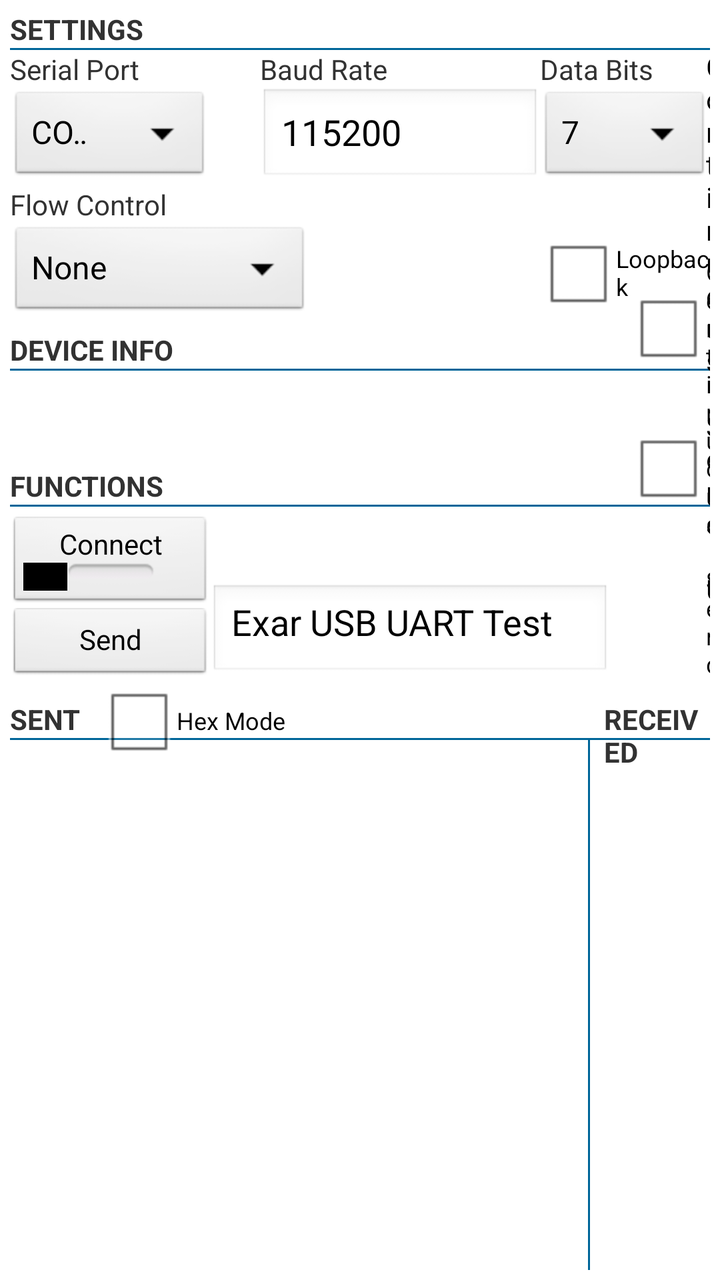
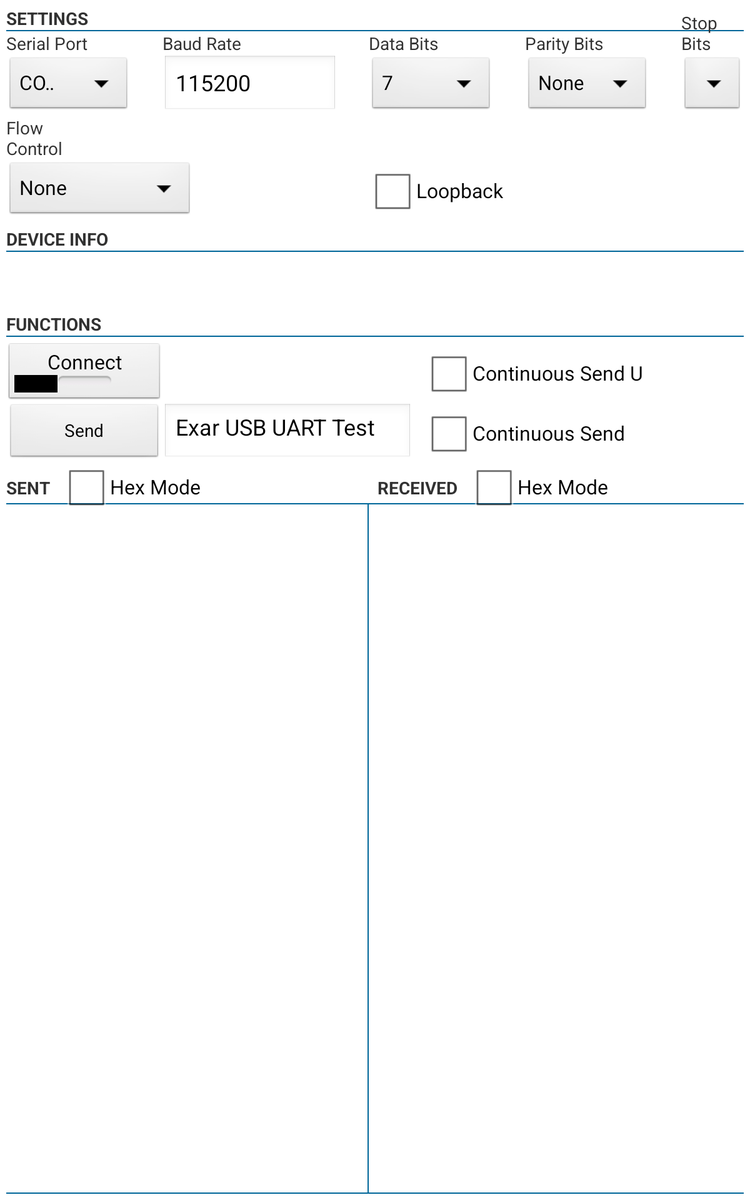

Compare how this app lays out the same screen by default and in its alternative resource folder. The renders come first, then the two layout files and the values they reference.
<!-- AndroidManifest.xml: application theme AppTheme -->
<!-- res/layout/activity_main.xml -->
<RelativeLayout xmlns:android="http://schemas.android.com/apk/res/android"
    xmlns:tools="http://schemas.android.com/tools"
    android:id="@+id/LinearLayout1"
    android:layout_width="match_parent"
    android:layout_height="match_parent"
    android:focusableInTouchMode="true"
    android:orientation="vertical"
    android:padding="5dp" >

  

    <TextView
        android:id="@+id/settings"
        android:layout_width="wrap_content"
        android:layout_height="wrap_content"
        android:text="@string/text_settings"
        android:textStyle="bold" />

    <View
        android:id="@+id/line1"
        android:layout_width="match_parent"
        android:layout_height="1dp"
        android:layout_below="@+id/settings"
        android:background="#006699" />

    
    <TextView
        android:id="@+id/text_channel_sel"
        android:layout_width="wrap_content"
        android:layout_height="wrap_content"
        android:layout_below="@+id/line1"
        android:text="@string/text_channel_bits" />
                
       
    <Spinner
        android:id="@+id/spin_channel_sel"
        android:layout_width="100dp"
        android:layout_height="wrap_content"
        android:layout_below="@id/text_channel_sel"
        android:entries="@array/channel_bits_array" >
    </Spinner>
    
    <TextView
        android:id="@+id/text_baud"
        android:layout_width="wrap_content"
        android:layout_height="wrap_content"
        android:layout_alignBottom="@id/text_channel_sel"
        android:layout_toRightOf="@id/spin_channel_sel"
        android:layout_marginLeft="25dp"
        android:text="@string/text_baud_rate" />

    <AutoCompleteTextView
        android:id="@+id/autocomplete_baud"
        android:layout_width="140dp"
        android:layout_height="wrap_content"
        android:layout_below="@+id/text_baud"
        android:layout_alignLeft="@+id/text_baud"
        android:layout_alignBottom="@id/spin_channel_sel"
        android:layout_toRightOf="@id/spin_channel_sel"
        android:ems="10"
        android:imeOptions="actionDone"
        android:inputType="number"
        android:maxLength="8"
        android:singleLine="true"
        android:text="@string/default_baudrate" >

        <requestFocus />
    </AutoCompleteTextView>
 	<TextView
        android:id="@+id/text_data_bits"
        android:layout_width="wrap_content"
        android:layout_height="wrap_content"
        android:layout_alignBottom="@id/text_baud"
        android:layout_alignLeft="@+id/spin_data_bits"
        android:text="@string/text_data_bits" />
     <Spinner
        android:id="@+id/spin_data_bits"
        android:layout_width="100dp"
        android:layout_height="wrap_content"
        android:layout_alignBottom="@id/autocomplete_baud"
        android:layout_toRightOf="@id/autocomplete_baud"
        android:layout_below="@id/text_data_bits"
        android:entries="@array/data_bits_array" >
    </Spinner>
    
    <TextView
        android:id="@+id/text_parity_bits"
        android:layout_width="wrap_content"
        android:layout_height="wrap_content"
        android:layout_alignBottom="@id/text_data_bits"
        android:layout_alignLeft="@+id/spin_parity_bits"
        android:text="@string/text_parity_bits" />

    <Spinner
        android:id="@+id/spin_parity_bits"
        android:layout_width="100dp"
        android:layout_height="wrap_content"
        android:layout_alignBottom="@+id/spin_data_bits"
        android:layout_toRightOf="@+id/spin_data_bits"
        android:layout_below="@id/text_parity_bits"
        android:entries="@array/parity_bits_array" >
    </Spinner>

    <TextView
        android:id="@+id/text_stop_bits"
        android:layout_width="wrap_content"
        android:layout_height="wrap_content"
        android:layout_alignBottom="@+id/text_parity_bits"
        android:layout_alignLeft="@+id/spin_stop_bits"
        android:layout_toRightOf="@+id/text_parity_bits"
        android:text="@string/text_stop_bits"
        android:textSize="16sp" />

    <Spinner
        android:id="@+id/spin_stop_bits"
        android:layout_width="100dp"
        android:layout_height="wrap_content"
        android:layout_alignBottom="@+id/spin_parity_bits"
        android:layout_toRightOf="@+id/spin_parity_bits"
        android:layout_below="@id/text_stop_bits"
        android:entries="@array/stop_bits_array" >
    </Spinner>
    
     
  
    

    <TextView
        android:id="@+id/text_flow_control"
        android:layout_width="wrap_content"
        android:layout_height="wrap_content"
        android:layout_below="@id/autocomplete_baud"
        android:text="@string/text_flow_control" />

    <Spinner
        android:id="@+id/spin_flow_control"
        android:layout_width="150dp"
        android:layout_height="wrap_content"
        android:layout_below="@+id/text_flow_control"
        android:entries="@array/flow_control_array" >
    </Spinner>

    <CheckBox
        android:id="@+id/checkbox_loopback"
        android:layout_width="wrap_content"
        android:layout_height="wrap_content"
        android:layout_alignBottom="@id/spin_flow_control"
        android:layout_alignLeft="@id/text_data_bits"
        android:textSize="12sp"
        android:text="@string/text_loopback" />
    
     

    <TextView
        android:id="@+id/status"
        android:layout_width="wrap_content"
        android:layout_height="wrap_content"
        android:layout_below="@+id/spin_flow_control"
        android:layout_marginTop="5dp"
        android:text="@string/text_device_info"
        android:textStyle="bold" />

    <View
        android:id="@+id/line3"
        android:layout_width="match_parent"
        android:layout_height="1dp"
        android:layout_below="@+id/status"
        android:background="#006699" />

    <TextView
        android:id="@+id/productDesc"
        android:layout_width="wrap_content"
        android:layout_height="wrap_content"
        android:layout_below="@+id/line3"
        android:clickable="true"
        android:onClick="onInfoClick"
        android:text="" />

    <TextView
        android:id="@+id/deviceInfo"
        android:layout_width="wrap_content"
        android:layout_height="wrap_content"
        android:layout_below="@+id/productDesc"
        android:clickable="true"
        android:onClick="onInfoClick"
        android:text="" />

    <TextView
        android:id="@+id/functions"
        android:layout_width="wrap_content"
        android:layout_height="wrap_content"
        android:layout_below="@+id/deviceInfo"
        android:layout_marginTop="10dp"
        android:text="@string/text_functions"
        android:textStyle="bold" />

    <View
        android:id="@+id/line2"
        android:layout_width="match_parent"
        android:layout_height="1dp"
        android:layout_below="@+id/functions"
        android:background="#006699" />

    <ToggleButton
        android:id="@+id/toggleConnect"
        android:layout_width="100dp"
        android:layout_height="wrap_content"
        android:layout_below="@+id/line2"
        android:layout_marginTop="5dp"
        android:onClick="onBeginClick"
        android:textOff="@string/toggle_connect"
        android:textOn="@string/toggle_disconnect" />

    <Button
        android:id="@+id/btnWrite"
        style="?android:attr/buttonStyleSmall"
        android:layout_width="100dp"
        android:layout_height="wrap_content"
        android:layout_below="@+id/toggleConnect"
        android:onClick="onWriteClick"
        android:text="@string/button_write" />

    <EditText
        android:id="@+id/edit_text"
        android:layout_width="200dp"
        android:layout_height="wrap_content"
        android:layout_alignBottom="@+id/btnWrite"
        android:layout_toRightOf="@+id/btnWrite"
        android:gravity="top|left"
        android:imeOptions="actionDone"
        android:inputType="textNoSuggestions|textMultiLine"
        android:maxLines="4"
        android:minLines="1"
        android:scrollbars="vertical"
        android:text="@string/edit_text" >
    </EditText>

    <CheckBox
        android:id="@+id/checkbox_continuous_send"
        android:layout_width="wrap_content"
        android:layout_height="wrap_content"
        android:layout_alignBottom="@id/btnWrite"
        android:layout_marginLeft="10dp"
        android:layout_toRightOf="@id/edit_text"
        android:textSize="12sp"
        android:text="@string/label_cb_cont_send" />
    
    <CheckBox
        android:id="@+id/checkbox_send_u"
        android:layout_width="wrap_content"
        android:layout_height="wrap_content"
        android:layout_alignBottom="@+id/toggleConnect"
        android:layout_alignLeft="@id/checkbox_continuous_send"
        android:text="@string/label_cb_cont_send_u"
        android:textSize="14sp" />

    
    <TextView
        android:id="@+id/console"
        android:layout_width="wrap_content"
        android:layout_height="wrap_content"
        android:layout_below="@id/btnWrite"
        android:layout_marginTop="10dp"
        android:text="@string/text_console"
        android:textStyle="bold" />

    <TextView
        android:id="@+id/text_receive"
        android:layout_width="wrap_content"
        android:layout_height="wrap_content"
        android:layout_alignLeft="@+id/vertLine"
        android:layout_below="@id/btnWrite"
        android:layout_marginLeft="8dp"
        android:layout_marginTop="10dp"
        android:text="@string/text_receive"
        android:textStyle="bold" />

    <View
        android:id="@+id/line4"
        android:layout_width="match_parent"
        android:layout_height="1dp"
        android:layout_below="@+id/console"
        android:background="#006699" />
    
    
    

    <ScrollView
        android:id="@+id/scroller"
        android:layout_width="290dp"
        android:layout_height="wrap_content"
        android:layout_below="@+id/line4" >

        <TextView
            android:id="@+id/tvMonitor"
            android:layout_width="match_parent"
            android:layout_height="wrap_content"
            android:text=""
            android:textSize="16sp" />
    </ScrollView>

    <View
        android:id="@+id/vertLine"
        android:layout_width="1dp"
        android:layout_height="fill_parent"
        android:layout_alignRight="@+id/scroller"
        android:layout_below="@+id/line4"
        android:background="#006699" />

    <ScrollView
        android:id="@+id/scrollerRight"
        android:layout_width="wrap_content"
        android:layout_height="wrap_content"
        android:layout_alignParentRight="true"
        android:layout_toRightOf="@id/vertLine"
        android:layout_marginLeft="10dp"
        android:layout_below="@+id/line4" >

        <TextView
            android:id="@+id/tvMonitorRight"
            android:layout_width="match_parent"
            android:layout_height="wrap_content"
            android:layout_marginLeft="5dp"
            android:textSize="16sp" />
    </ScrollView>

    <CheckBox
        android:id="@+id/hex_send"
        android:layout_width="wrap_content"
        android:layout_height="wrap_content"
         android:layout_alignBaseline="@id/console"
        android:layout_marginLeft="10dp"
        android:layout_toRightOf="@id/console"
        android:textSize="12sp"
        android:text="@string/hex_output" />

    <CheckBox
        android:id="@+id/hex_receive"
        android:layout_width="wrap_content"
        android:layout_height="wrap_content"
        android:layout_alignBaseline="@id/text_receive"
        android:layout_marginLeft="10dp"
        android:layout_toRightOf="@+id/text_receive"
        android:textSize="12sp"
        android:text="@string/hex_output" />

</RelativeLayout>
<!-- resources referenced by this layout -->
<resources>
  <string-array name="channel_bits_array">
          <item>COM1</item>
          <item>COM2</item>
          <item>COM3</item>
          <item>COM4</item>
      </string-array>
  <string-array name="data_bits_array">
          <item>7</item>
          <item>8</item>
          <item>9</item>
      </string-array>
  <string-array name="flow_control_array">
          <item>None</item>
          <item>Hardware</item>
          <item>Software</item>
          <item>RS-485 Half-Duplex</item>
      </string-array>
  <string-array name="parity_bits_array">
          <item>None</item>
          <item>Odd</item>
          <item>Even</item>
          <item>Mark</item>
          <item>Space</item>
      </string-array>
  <string-array name="stop_bits_array">
          <item>1</item>
          <item>2</item>
      </string-array>
  <string name="button_write">Send</string>
  <string name="default_baudrate">115200</string>
  <string name="edit_text">Exar USB UART Test</string>
  <string name="hex_output">Hex Mode</string>
  <string name="label_cb_cont_send">Continuous Send</string>
  <string name="label_cb_cont_send_u">Continuous Send U</string>
  <string name="text_baud_rate">Baud Rate</string>
  <string name="text_channel_bits">Serial Port</string>
  <string name="text_console">SENT</string>
  <string name="text_data_bits">Data Bits</string>
  <string name="text_device_info">DEVICE INFO</string>
  <string name="text_flow_control">Flow Control</string>
  <string name="text_functions">FUNCTIONS</string>
  <string name="text_loopback">Loopback</string>
  <string name="text_parity_bits">Parity Bits</string>
  <string name="text_receive">RECEIVED</string>
  <string name="text_settings">SETTINGS</string>
  <string name="text_stop_bits">Stop Bits</string>
  <string name="toggle_connect">Connect</string>
  <string name="toggle_disconnect">Disconnect</string>
  <style name="AppTheme" parent="AppBaseTheme">
          
      </style>
  <style name="AppBaseTheme" parent="android:Theme.Light">
          
      </style>
</resources>
<!-- res/layout-large/activity_main.xml (the repository's variant of the layout above) -->
<!-- drawn on a 7-inch tablet held upright -->
<RelativeLayout xmlns:android="http://schemas.android.com/apk/res/android"
    xmlns:tools="http://schemas.android.com/tools"
    android:id="@+id/LinearLayout1"
    android:layout_width="match_parent"
    android:layout_height="match_parent"
    android:focusableInTouchMode="true"
    android:orientation="vertical"
    android:padding="5dp" >

  

    <TextView
        android:id="@+id/settings"
        android:layout_width="wrap_content"
        android:layout_height="wrap_content"
        android:text="@string/text_settings"
        android:textStyle="bold" />

    <View
        android:id="@+id/line1"
        android:layout_width="match_parent"
        android:layout_height="1dp"
        android:layout_below="@+id/settings"
        android:background="#006699" />

    <TextView
        android:id="@+id/text_channel_sel"
        android:layout_width="wrap_content"
        android:layout_height="wrap_content"
        android:layout_below="@+id/line1"
        android:text="@string/text_channel_bits" />
                
       
    <Spinner
        android:id="@+id/spin_channel_sel"
        android:layout_width="100dp"
        android:layout_height="wrap_content"
        android:layout_below="@id/text_channel_sel"
        android:entries="@array/channel_bits_array" >
    </Spinner>
    
  
    <TextView
        android:id="@+id/text_baud"
        android:layout_width="wrap_content"
        android:layout_height="wrap_content"
        android:layout_alignBottom="@id/text_channel_sel"
        android:layout_toRightOf="@id/spin_channel_sel"
        android:layout_marginLeft="25dp"
        android:text="@string/text_baud_rate" />

    <AutoCompleteTextView
        android:id="@+id/autocomplete_baud"
        android:layout_width="140dp"
        android:layout_height="wrap_content"
        android:layout_below="@+id/text_baud"
        android:layout_alignLeft="@+id/text_baud"
        android:layout_alignBottom="@id/spin_channel_sel"
        android:layout_toRightOf="@id/spin_channel_sel"
        android:ems="10"
        android:imeOptions="actionDone"
        android:inputType="number"
        android:maxLength="8"
        android:singleLine="true"
        android:text="@string/default_baudrate" >

    </AutoCompleteTextView>

    <TextView
        android:id="@+id/text_data_bits"
        android:layout_width="wrap_content"
        android:layout_height="wrap_content"
        android:layout_alignBottom="@id/text_baud"
        android:layout_alignLeft="@+id/spin_data_bits"
        android:layout_toRightOf="@id/text_baud"
        android:text="@string/text_data_bits" />

    <Spinner
        android:id="@+id/spin_data_bits"
        android:layout_width="100dp"
        android:layout_height="wrap_content"
        android:layout_alignBottom="@+id/autocomplete_baud"
        android:layout_toRightOf="@+id/autocomplete_baud"
        android:layout_below="@id/text_data_bits"
        android:layout_marginLeft="25dp"
        android:entries="@array/data_bits_array" >
    </Spinner>

    <TextView
        android:id="@+id/text_parity_bits"
        android:layout_width="wrap_content"
        android:layout_height="wrap_content"
        android:layout_alignBottom="@id/text_data_bits"
        android:layout_alignLeft="@+id/spin_parity_bits"
        android:layout_toRightOf="@id/text_data_bits"
        android:text="@string/text_parity_bits" />

    <Spinner
        android:id="@+id/spin_parity_bits"
        android:layout_width="100dp"
        android:layout_height="wrap_content"
        android:layout_alignBottom="@+id/spin_data_bits"
        android:layout_toRightOf="@+id/spin_data_bits"
        android:layout_below="@id/text_parity_bits"
        android:layout_marginLeft="25dp"
        android:entries="@array/parity_bits_array" >
    </Spinner>

    <TextView
        android:id="@+id/text_stop_bits"
        android:layout_width="wrap_content"
        android:layout_height="wrap_content"
        android:layout_alignBottom="@id/text_parity_bits"
        android:layout_alignLeft="@+id/spin_stop_bits"
        android:layout_toRightOf="@id/text_parity_bits"
        android:text="@string/text_stop_bits" />

    <Spinner
        android:id="@+id/spin_stop_bits"
        android:layout_width="100dp"
        android:layout_height="wrap_content"
        android:layout_alignBottom="@+id/spin_parity_bits"
        android:layout_toRightOf="@+id/spin_parity_bits"
        android:layout_below="@id/text_stop_bits"
        android:layout_marginLeft="25dp"
        android:entries="@array/stop_bits_array" >
    </Spinner>
    
    
    

    

    <Spinner
        android:id="@+id/spin_flow_control"
        android:layout_width="150dp"
        android:layout_height="wrap_content"
        android:layout_below="@id/text_flow_control"
        android:entries="@array/flow_control_array" >
    </Spinner>

    <CheckBox
        android:id="@+id/checkbox_loopback"
        android:layout_width="wrap_content"
        android:layout_height="wrap_content"
        android:layout_alignBottom="@id/spin_flow_control"
        android:layout_alignLeft="@id/text_data_bits"
        android:text="@string/text_loopback" />
    
     
    

    <TextView
        android:id="@+id/status"
        android:layout_width="wrap_content"
        android:layout_height="wrap_content"
        android:layout_below="@+id/spin_flow_control"
        android:layout_marginTop="5dp"
        android:text="@string/text_device_info"
        android:textStyle="bold" />

    <View
        android:id="@+id/line3"
        android:layout_width="match_parent"
        android:layout_height="1dp"
        android:layout_below="@+id/status"
        android:background="#006699" />

    <TextView
        android:id="@+id/productDesc"
        android:layout_width="wrap_content"
        android:layout_height="wrap_content"
        android:layout_below="@+id/line3"
        android:clickable="true"
        android:onClick="onInfoClick"
        android:text="" />

    <TextView
        android:id="@+id/deviceInfo"
        android:layout_width="wrap_content"
        android:layout_height="wrap_content"
        android:layout_below="@+id/productDesc"
        android:clickable="true"
        android:onClick="onInfoClick"
        android:text="" />

    <TextView
        android:id="@+id/functions"
        android:layout_width="wrap_content"
        android:layout_height="wrap_content"
        android:layout_below="@+id/deviceInfo"
        android:layout_marginTop="10dp"
        android:text="@string/text_functions"
        android:textStyle="bold" />

    <View
        android:id="@+id/line2"
        android:layout_width="match_parent"
        android:layout_height="1dp"
        android:layout_below="@+id/functions"
        android:background="#006699" />

    <ToggleButton
        android:id="@+id/toggleConnect"
        android:layout_width="125dp"
        android:layout_height="wrap_content"
        android:layout_below="@+id/line2"
        android:layout_marginTop="5dp"
        android:onClick="onBeginClick"
        android:textSize="16sp"
        android:textOff="@string/toggle_connect"
        android:textOn="@string/toggle_disconnect" />

    <Button
        android:id="@+id/btnWrite"
        android:layout_width="125dp"
        android:layout_height="wrap_content"
        android:layout_below="@+id/toggleConnect"
        android:onClick="onWriteClick"
        android:text="@string/button_write" />

    <EditText
        android:id="@+id/edit_text"
        android:layout_width="200dp"
        android:layout_height="wrap_content"
        android:layout_alignBottom="@+id/btnWrite"
        android:layout_toRightOf="@+id/btnWrite"
        android:gravity="top|left"
        android:imeOptions="actionDone"
        android:inputType="textNoSuggestions|textMultiLine"
        android:maxLines="1"
        android:minLines="1"
        android:maxLength="40"
        android:text="@string/edit_text" >
    </EditText>

    <CheckBox
        android:id="@+id/checkbox_continuous_send"
        android:layout_width="wrap_content"
        android:layout_height="wrap_content"
        android:layout_alignBottom="@id/btnWrite"
        android:layout_marginLeft="10dp"
        android:layout_toRightOf="@id/edit_text"
        android:text="@string/label_cb_cont_send" />
    
    <CheckBox
        android:id="@+id/checkbox_send_u"
        android:layout_width="wrap_content"
        android:layout_height="wrap_content"
        android:layout_alignBottom="@+id/toggleConnect"
        android:layout_alignLeft="@id/checkbox_continuous_send"
        android:text="@string/label_cb_cont_send_u" />

    
    <TextView
        android:id="@+id/console"
        android:layout_width="wrap_content"
        android:layout_height="wrap_content"
        android:layout_below="@id/btnWrite"
        android:layout_marginTop="10dp"
        android:text="@string/text_console"
        android:textStyle="bold" />

    <TextView
        android:id="@+id/text_receive"
        android:layout_width="wrap_content"
        android:layout_height="wrap_content"
        android:layout_alignLeft="@+id/vertLine"
        android:layout_below="@id/btnWrite"
        android:layout_marginLeft="8dp"
        android:layout_marginTop="10dp"
        android:text="@string/text_receive"
        android:textStyle="bold" />

    <View
        android:id="@+id/line4"
        android:layout_width="match_parent"
        android:layout_height="1dp"
        android:layout_below="@+id/console"
        android:layout_marginTop="3dp"
        android:background="#006699" />
    
    
    

    <ScrollView
        android:id="@+id/scroller"
        android:layout_width="290dp"
        android:layout_height="wrap_content"
        android:layout_below="@+id/line4" >

        <TextView
            android:id="@+id/tvMonitor"
            android:layout_width="match_parent"
            android:layout_height="wrap_content"
            android:textAppearance="?android:attr/textAppearanceSmall"
            android:text=""/>
    </ScrollView>

    <View
        android:id="@+id/vertLine"
        android:layout_width="1dp"
        android:layout_height="fill_parent"
        android:layout_alignRight="@+id/scroller"
        android:layout_below="@+id/line4"
        android:background="#006699" />

    <ScrollView
        android:id="@+id/scrollerRight"
        android:layout_width="wrap_content"
        android:layout_height="wrap_content"
        android:layout_alignParentRight="true"
        android:layout_toRightOf="@id/vertLine"
        android:layout_marginLeft="10dp"
        android:layout_below="@+id/line4" >

        <TextView
            android:id="@+id/tvMonitorRight"
            android:layout_width="match_parent"
            android:layout_height="wrap_content"
            android:textAppearance="?android:attr/textAppearanceSmall"
            android:layout_marginLeft="5dp" />
    </ScrollView>

    <CheckBox
        android:id="@+id/hex_send"
        android:layout_width="wrap_content"
        android:layout_height="wrap_content"
         android:layout_alignBaseline="@id/console"
        android:layout_marginLeft="10dp"
        android:layout_toRightOf="@id/console"
        android:text="@string/hex_output" />

    <CheckBox
        android:id="@+id/hex_receive"
        android:layout_width="wrap_content"
        android:layout_height="wrap_content"
        android:layout_alignBaseline="@id/text_receive"
        android:layout_marginLeft="10dp"
        android:layout_toRightOf="@+id/text_receive"
        android:text="@string/hex_output" />
    
     <View
        android:id="@+id/line7"
        android:layout_width="match_parent"
        android:layout_height="1dp"
        android:layout_alignParentBottom="true"
        android:background="#006699" />

     <TextView
         android:id="@+id/text_flow_control"
         android:layout_width="wrap_content"
         android:layout_height="wrap_content"
         android:layout_alignRight="@+id/functions"
         android:layout_below="@+id/autocomplete_baud"
         android:text="@string/text_flow_control" />

</RelativeLayout>
